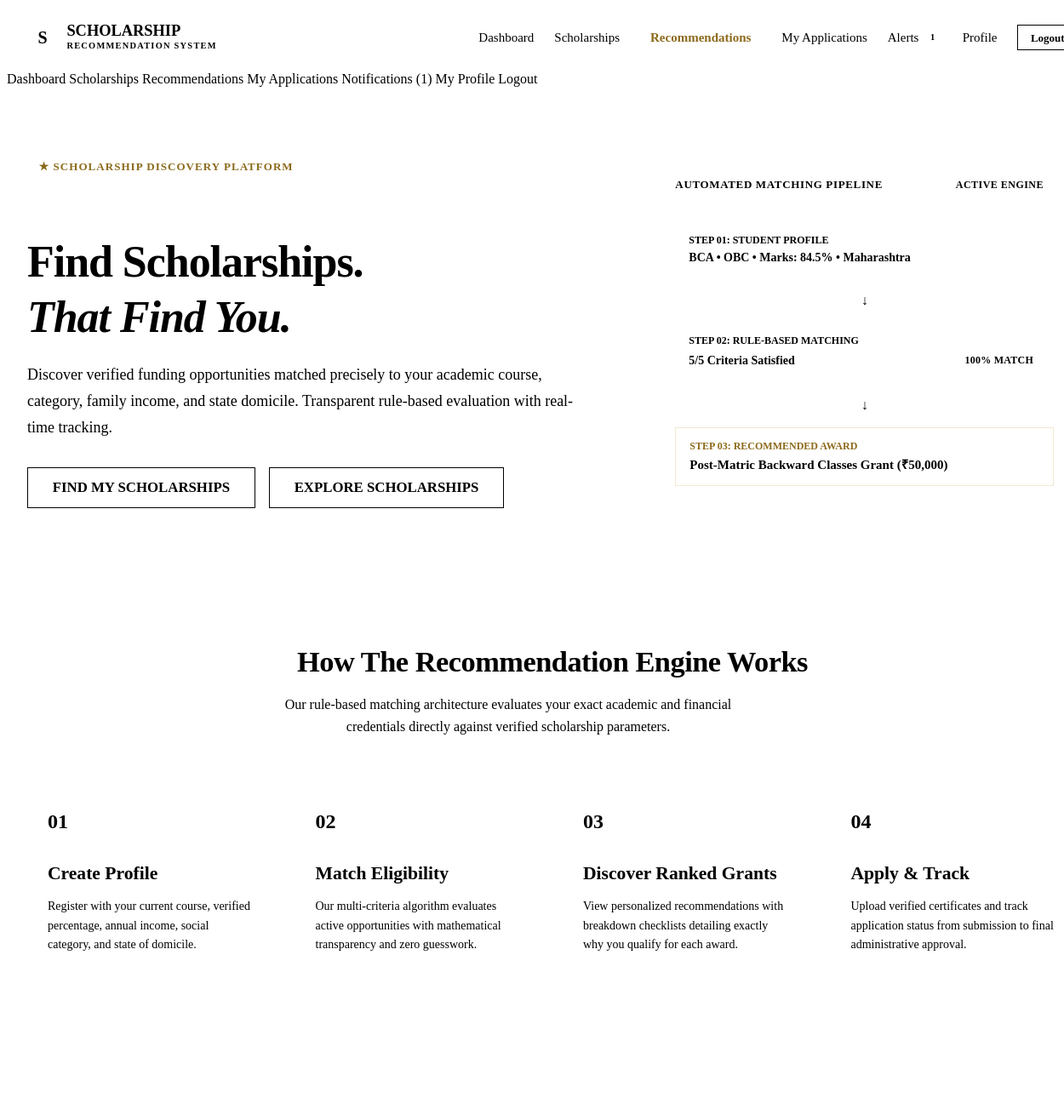
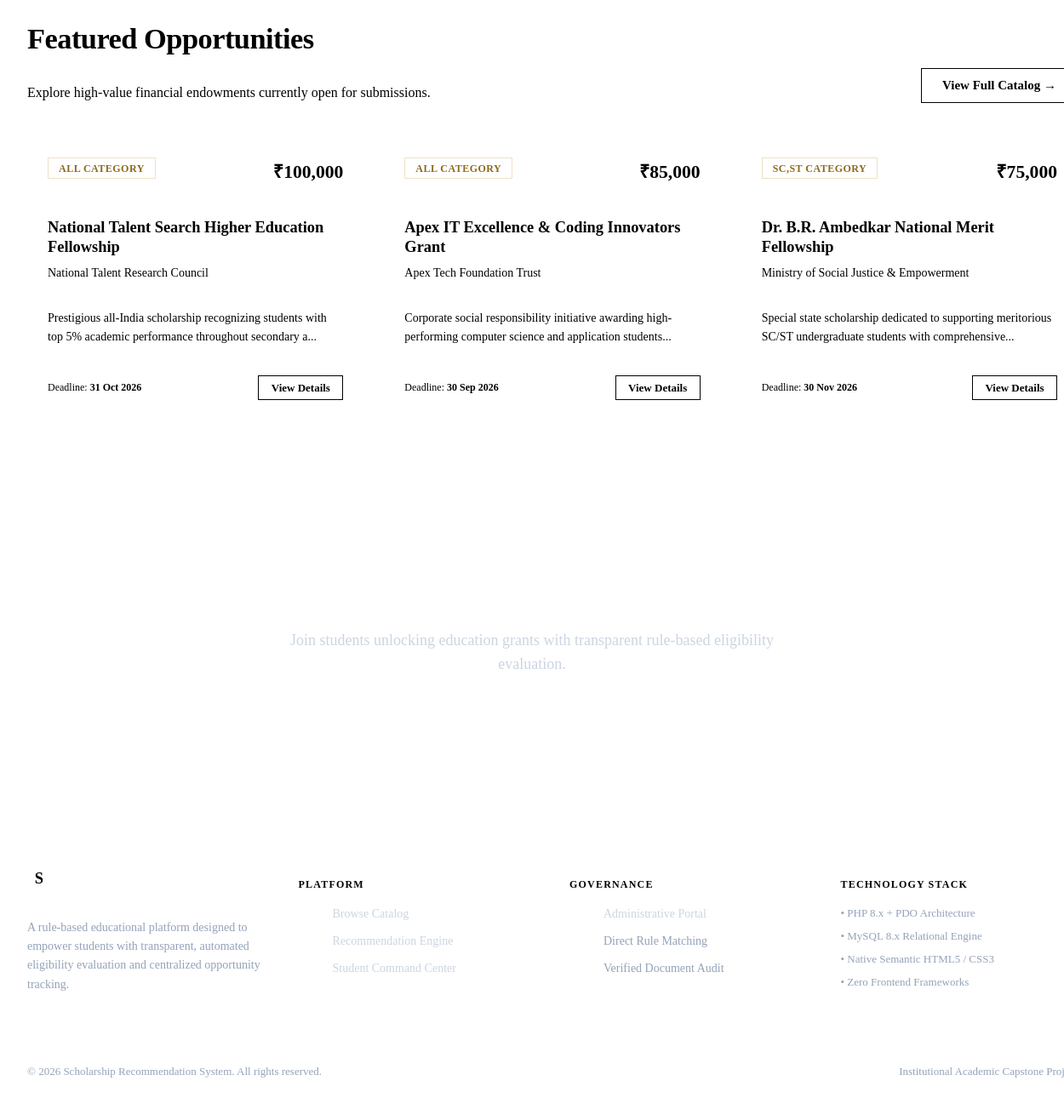
The page / (signed in) on the database its author committed (2 pictures, top to bottom).
### tables this page shows
CREATE TABLE `tbl_scholarship` (
    `scholarship_id` INT AUTO_INCREMENT PRIMARY KEY,
    `title` VARCHAR(200) NOT NULL,
    `description` TEXT NOT NULL,
    `provider` VARCHAR(150) NOT NULL,
    `amount` DECIMAL(10, 2) NOT NULL,
    `category_required` VARCHAR(100) DEFAULT 'ALL',
    `max_income` DECIMAL(12, 2) NOT NULL DEFAULT 0.00,
    `min_marks` DECIMAL(5, 2) NOT NULL DEFAULT 0.00,
    `eligible_course` VARCHAR(150) DEFAULT 'ALL',
    `state_applicable` VARCHAR(100) DEFAULT 'ALL',
    `gender_applicable` ENUM('ALL', 'Male', 'Female', 'Other') DEFAULT 'ALL',
    `last_date` DATE NOT NULL,
    `status` ENUM('Active', 'Inactive', 'Archived') DEFAULT 'Active',
    `created_at` TIMESTAMP DEFAULT CURRENT_TIMESTAMP,
    `updated_at` TIMESTAMP DEFAULT CURRENT_TIMESTAMP ON UPDATE CURRENT_TIMESTAMP,
    INDEX `idx_scholarship_status` (`status`),
    INDEX `idx_scholarship_deadline` (`last_date`)
);

### includes/functions.php (called while the page is built, shortened)
<?php
function sanitize(?string $data): string {
    return htmlspecialchars(trim((string)$data), ENT_QUOTES, 'UTF-8');
}
function formatCurrency(float|int|string $amount): string {
    return '₹' . number_format((float)$amount, 0, '.', ',');
}
function formatDate(?string $dateStr, string $format = 'd M Y'): string {
    return date($format, strtotime($dateStr));
}
?>

### index.php (the view, shortened to what this page needs)
<?php
require_once __DIR__ . '/includes/functions.php';
$featuredScholarships = [];
try {
    $db = getDB();
    $stmt = $db->query("SELECT * FROM tbl_scholarship WHERE status = 'Active' ORDER BY amount DESC LIMIT 3");
    $featuredScholarships = $stmt->fetchAll();
} catch (Exception $e) {
    $featuredScholarships = [];
}
include __DIR__ . '/includes/header.php';
?>
<section style="background: linear-gradient(180deg, var(--surface) 0%, var(--background) 100%); padding: 4.5rem 0 3.5rem; border-bottom: 1px solid var(--border);">
    <div class="container">
        <div style="display: grid; grid-template-columns: 1.15fr 0.85fr; gap: 3.5rem; align-items: center;">
            <div>
                <div style="display: inline-flex; align-items: center; gap: 0.5rem; background-color: var(--accent-subtle); color: #8C6A1B; padding: 0.35rem 0.85rem; border-radius: var(--radius-pill); font-size: 0.8125rem; font-weight: 700; text-transform: uppercase; letter-spacing: 0.08em; margin-bottom: 1.25rem;">
                    ★ Scholarship Discovery Platform
                </div>
                <h1 style="margin-bottom: 1.25rem; color: var(--primary); font-size: 3.25rem;">
                    Find Scholarships.<br><span style="color: var(--secondary); font-style: italic;">That Find You.</span>
                </h1>
                <p style="font-size: 1.125rem; line-height: 1.7; color: var(--text-secondary); margin-bottom: 2rem;">
                    Discover verified funding opportunities matched precisely to your academic course, category, family income, and state domicile. Transparent rule-based evaluation with real-time tracking.
                </p>
                <div style="display: flex; gap: 1rem; flex-wrap: wrap;">
                    <a href="register.php" class="btn btn-primary btn-lg">FIND MY SCHOLARSHIPS</a>
                    <a href="student/scholarships.php" class="btn btn-secondary btn-lg">EXPLORE SCHOLARSHIPS</a>
                </div>
            </div>
            <div style="background-color: var(--surface); border: 1px solid var(--border); border-radius: var(--radius-lg); padding: 1.75rem; box-shadow: var(--shadow-lg); position: relative;">
                <div style="display: flex; align-items: center; justify-content: space-between; margin-bottom: 1.25rem; padding-bottom: 0.75rem; border-bottom: 1px solid var(--border-light);">
                    <span style="font-size: 0.8125rem; font-weight: 700; color: var(--primary); text-transform: uppercase; letter-spacing: 0.05em;">Automated Matching Pipeline</span>
                    <span class="badge badge-success">Active Engine</span>
                </div>
                <div style="display: flex; flex-direction: column; gap: 0.85rem;">
                    <div style="background-color: var(--surface-subtle); padding: 0.75rem 1rem; border-radius: var(--radius-sm); border-left: 3px solid var(--primary);">
                        <div style="font-size: 0.75rem; color: var(--text-muted); font-weight: 600;">STEP 01: STUDENT PROFILE</div>
                        <div style="font-size: 0.875rem; font-weight: 600; color: var(--primary);">BCA • OBC • Marks: 84.5% • Maharashtra</div>
                    </div>
                    <div style="display: flex; justify-content: center; color: var(--accent); font-weight: bold;">↓</div>
                    <div style="background-color: var(--surface-subtle); padding: 0.75rem 1rem; border-radius: var(--radius-sm); border-left: 3px solid var(--secondary);">
                        <div style="font-size: 0.75rem; color: var(--text-muted); font-weight: 600;">STEP 02: RULE-BASED MATCHING</div>
                        <div style="display: flex; align-items: center; justify-content: space-between;">
                            <span style="font-size: 0.875rem; font-weight: 600; color: var(--primary);">5/5 Criteria Satisfied</span>
                            <span class="match-score-badge" style="font-size: 0.75rem; padding: 0.25rem 0.5rem;">100% MATCH</span>
                        </div>
                    </div>
                    <div style="display: flex; justify-content: center; color: var(--accent); font-weight: bold;">↓</div>
                    <div style="background-color: var(--accent-subtle); padding: 0.75rem 1rem; border-radius: var(--radius-sm); border: 1px solid rgba(214,179,106,0.3);">
                        <div style="font-size: 0.75rem; color: #8C6A1B; font-weight: 700;">STEP 03: RECOMMENDED AWARD</div>
                        <div style="font-size: 0.9375rem; font-weight: 700; color: var(--primary);">Post-Matric Backward Classes Grant (₹50,000)</div>
                    </div>
                </div>
            </div>
        </div>
    </div>
</section>
<section id="how-it-works" style="padding: 4.5rem 0; background-color: var(--surface); border-bottom: 1px solid var(--border);">
    <div class="container">
        <div class="text-center" style="max-width: 680px; margin: 0 auto 3.5rem;">
            <h2 style="margin-bottom: 0.75rem;">How The Recommendation Engine Works</h2>
            <p>Our rule-based matching architecture evaluates your exact academic and financial credentials directly against verified scholarship parameters.</p>
        </div>
        <div class="grid grid-4" style="gap: 1.5rem;">
            <div class="card" style="border-top: 3px solid var(--primary);">
                <div style="font-family: var(--font-heading); font-size: 1.5rem; color: var(--accent); font-weight: 700; margin-bottom: 0.5rem;">01</div>
                <h4 style="margin-bottom: 0.5rem;">Create Profile</h4>
                <p class="text-sm">Register with your current course, verified percentage, annual income, social category, and state of domicile.</p>
            </div>
            <div class="card" style="border-top: 3px solid var(--secondary);">
                <div style="font-family: var(--font-heading); font-size: 1.5rem; color: var(--accent); font-weight: 700; margin-bottom: 0.5rem;">02</div>
                <h4 style="margin-bottom: 0.5rem;">Match Eligibility</h4>
                <p class="text-sm">Our multi-criteria algorithm evaluates active opportunities with mathematical transparency and zero guesswork.</p>
            </div>
            <div class="card" style="border-top: 3px solid var(--accent);">
                <div style="font-family: var(--font-heading); font-size: 1.5rem; color: var(--accent); font-weight: 700; margin-bottom: 0.5rem;">03</div>
                <h4 style="margin-bottom: 0.5rem;">Discover Ranked Grants</h4>
                <p class="text-sm">View personalized recommendations with breakdown checklists detailing exactly why you qualify for each award.</p>
            </div>
            <div class="card" style="border-top: 3px solid var(--success);">
                <div style="font-family: var(--font-heading); font-size: 1.5rem; color: var(--accent); font-weight: 700; margin-bottom: 0.5rem;">04</div>
                <h4 style="margin-bottom: 0.5rem;">Apply & Track</h4>
                <p class="text-sm">Upload verified certificates and track application status from submission to final administrative approval.</p>
            </div>
        </div>
    </div>
</section>
<section style="padding: 4.5rem 0; background-color: var(--background);">
    <div class="container">
        <div style="display: flex; align-items: flex-end; justify-content: space-between; margin-bottom: 2.5rem; flex-wrap: wrap; gap: 1rem;">
            <div>
                <h2>Featured Opportunities</h2>
                <p style="margin-bottom: 0;">Explore high-value financial endowments currently open for submissions.</p>
            </div>
            <a href="student/scholarships.php" class="btn btn-outline-primary">View Full Catalog →</a>
        </div>
        <div class="grid grid-3" style="gap: 1.5rem;">
            <?php if (!empty($featuredScholarships)): ?>
                <?php foreach ($featuredScholarships as $sch): ?>
                    <div class="card card-interactive" style="display: flex; flex-direction: column;">
                        <div style="display: flex; justify-content: space-between; align-items: flex-start; margin-bottom: 0.75rem;">
                            <span class="badge badge-accent"><?= sanitize($sch['category_required']) ?> Category</span>
                            <span style="font-family: var(--font-heading); font-size: 1.35rem; font-weight: 700; color: var(--primary);">
                                <?= formatCurrency($sch['amount']) ?>
                            </span>
                        </div>
                        <h4 style="margin-bottom: 0.5rem; font-size: 1.15rem;">
                            <a href="student/scholarship_details.php?id=<?= $sch['scholarship_id'] ?>"><?= sanitize($sch['title']) ?></a>
                        </h4>
                        <div class="text-sm text-muted mb-2" style="font-weight: 500;">
                            <?= sanitize($sch['provider']) ?>
                        </div>
                        <p class="text-sm" style="flex: 1; margin-bottom: 1.25rem;">
                            <?= sanitize(substr($sch['description'], 0, 110)) ?>...
                        </p>
                        <div class="card-footer" style="padding-top: 0.85rem; margin-top: auto;">
                            <div class="text-xs text-muted">
                                Deadline: <strong style="color: var(--primary);"><?= formatDate($sch['last_date']) ?></strong>
                            </div>
                            <a href="student/scholarship_details.php?id=<?= $sch['scholarship_id'] ?>" class="btn btn-primary btn-sm">View Details</a>
                        </div>
                    </div>
                <?php endforeach; ?>
            <?php else: ?>
                <div class="empty-state" style="grid-column: 1 / -1;">
                    <div class="empty-state-title">No scholarships currently listed.</div>
                </div>
            <?php endif; ?>
        </div>
    </div>
</section>
<section style="background-color: var(--primary); color: #FFFFFF; padding: 4.5rem 0; text-align: center;">
    <div class="container container-narrow">
        <h2 style="color: #FFFFFF; font-size: 2.5rem; margin-bottom: 1rem;">Start Finding Scholarships Today</h2>
        <p style="color: #CBD5E1; font-size: 1.125rem; margin: 0 auto 2rem; max-width: 600px;">
            Join students unlocking education grants with transparent rule-based eligibility evaluation.
        </p>
        <a href="register.php" class="btn btn-accent btn-lg">GET STARTED FOR FREE</a>
    </div>
</section>
<?php include __DIR__ . '/includes/footer.php'; ?>

### assets/css/style.css (style rules this page uses)
html { font-size: 16px; scroll-behavior: smooth; -webkit-font-smoothing: antialiased; }
body { font-family: var(--font-body); color: var(--text-primary); background-color: var(--background); line-height: 1.6; min-height: 100vh; display: flex; flex-direction: column; }
h1, h2, h3, h4, h5, h6 { font-family: var(--font-heading); color: var(--primary); line-height: 1.25; font-weight: 600; }
h1 { font-size: 2.75rem; letter-spacing: -0.02em; }
h2 { font-size: 2.15rem; letter-spacing: -0.015em; }
h4 { font-size: 1.35rem; }
p { margin-bottom: 1rem; color: var(--text-secondary); max-width: 72ch; }
a { color: var(--secondary); text-decoration: none; transition: color var(--transition-fast); }
.container { width: 100%; max-width: 1240px; margin: 0 auto; padding: 0 1.5rem; }
.container-narrow { max-width: 860px; margin: 0 auto; padding: 0 1.5rem; }
.grid { display: grid; }
.grid-3 { grid-template-columns: repeat(3, 1fr); gap: 1.5rem; }
.grid-4 { grid-template-columns: repeat(4, 1fr); gap: 1.5rem; }
.text-center { text-align: center; }
.text-muted { color: var(--text-muted); }
.text-sm { font-size: 0.875rem; }
.text-xs { font-size: 0.75rem; }
.mb-2 { margin-bottom: 1rem; }

### assets/css/components.css (style rules this page uses)
.btn { display: inline-flex; align-items: center; justify-content: center; gap: 0.5rem; font-family: var(--font-body); font-size: 0.9375rem; font-weight: 600; line-height: 1; padding: 0.75rem 1.5rem; border-radius: var(--radius-sm); border: 1px solid transparent; cursor: pointer; text-decoration: none; transition: all var(--transition-fast); white-space: nowrap; }
.btn-primary { background-color: var(--primary); color: var(--text-on-dark); border-color: var(--primary); }
.btn-secondary { background-color: transparent; color: var(--primary); border-color: var(--border); }
.btn-accent { background-color: var(--accent); color: var(--primary-dark); border-color: var(--accent); }
.btn-outline-primary { background-color: transparent; color: var(--primary); border-color: var(--primary); }
.btn-sm { padding: 0.45rem 0.9rem; font-size: 0.8125rem; }
.btn-lg { padding: 0.9rem 1.8rem; font-size: 1.05rem; }
.card { background-color: var(--surface); border: 1px solid var(--border); border-radius: var(--radius-md); padding: 1.5rem; box-shadow: var(--shadow-subtle); transition: transform var(--transition-smooth), box-shadow var(--transition-smooth), border-color var(--transition-smooth); }
.card-footer { margin-top: 1.25rem; padding-top: 1rem; border-top: 1px solid var(--border-light); display: flex; align-items: center; justify-content: space-between; }
.badge { display: inline-flex; align-items: center; gap: 0.35rem; font-size: 0.75rem; font-weight: 600; line-height: 1; padding: 0.35rem 0.75rem; border-radius: var(--radius-pill); white-space: nowrap; text-transform: uppercase; letter-spacing: 0.04em; }
.badge-success { background-color: var(--success-bg); color: var(--success); border: 1px solid var(--success-border); }
.badge-accent { background-color: var(--accent-subtle); color: #8C6A1B; border: 1px solid rgba(214, 179, 106, 0.4); }
.match-score-badge { display: inline-flex; align-items: center; gap: 0.5rem; background-color: var(--primary); color: var(--accent); padding: 0.45rem 0.9rem; border-radius: var(--radius-sm); font-weight: 700; font-size: 0.9375rem; letter-spacing: 0.02em; }

### rows shown on the page
tbl_scholarship: category_required "ALL", amount "₹100,000", title "National Talent Search Higher Education Fellowship", provider "National Talent Research Council", description "Prestigious all-India scholarship recognizing students with top 5% academic performance throughout secondary a", last_date "31 Oct 2026"
tbl_scholarship: category_required "ALL", amount "₹85,000", title "Apex IT Excellence & Coding Innovators Grant", provider "Apex Tech Foundation Trust", description "Corporate social responsibility initiative awarding high-performing computer science and application students", last_date "30 Sep 2026"
tbl_scholarship: category_required "SC,ST", amount "₹75,000", title "Dr. B.R. Ambedkar National Merit Fellowship", provider "Ministry of Social Justice & Empowerment", description "Special state scholarship dedicated to supporting meritorious SC/ST undergraduate students with comprehensive", last_date "30 Nov 2026"

### other values the page prints
$unreadNotifs "1"
